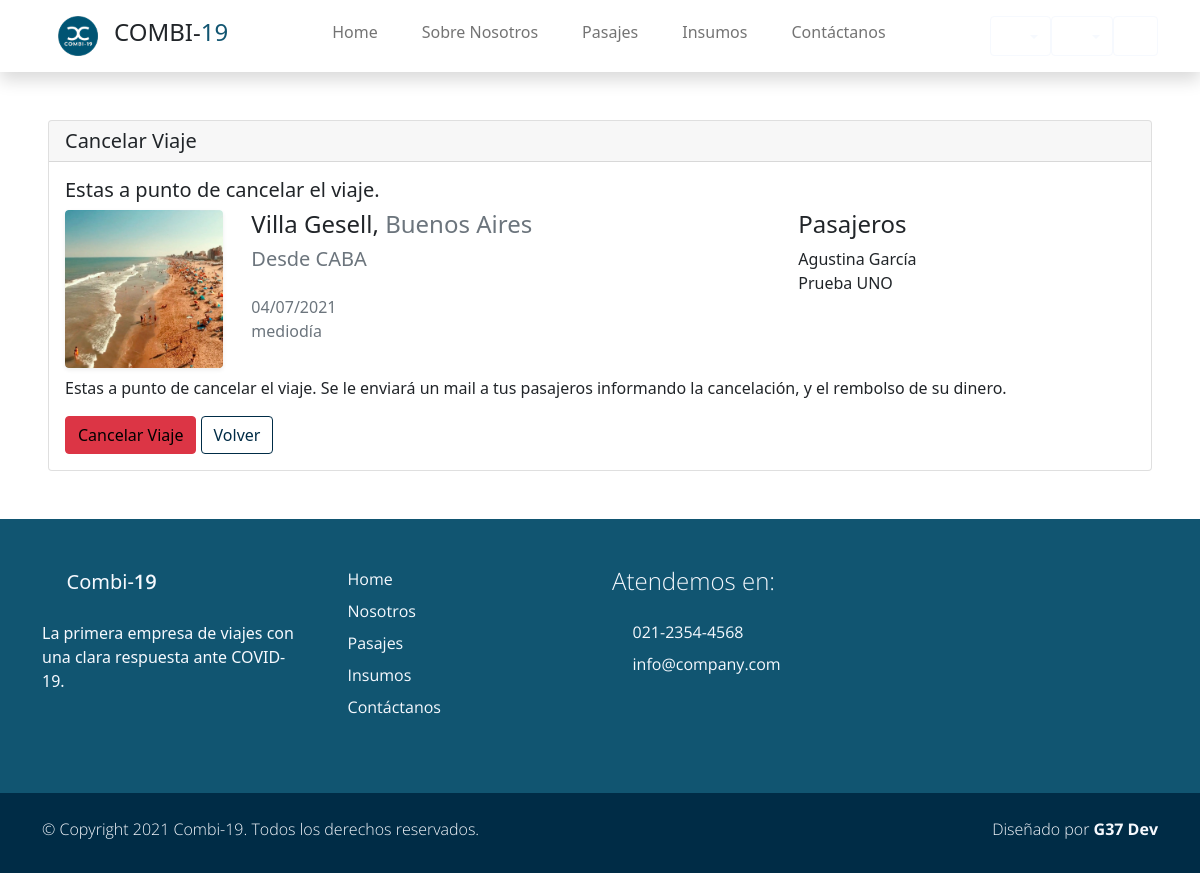
The page /viajes/chofer/cancelar10 on the database its author committed.
### Combi19App/models.py (models this page shows, shortened)
class Viaje(models.Model):
    comenzado  = "com"
    finalizado = "fin"
    cancelado  = "can"
    ESTADO_CHOICES = [ (comenzado,'COMENZADO'), (finalizado, 'FINALIZADO'), (cancelado,'CANCELADO') ]
    fecha             =   models.DateTimeField(blank=True, null=True)
    ruta              =   models.ForeignKey(Ruta, default=None, blank=True, null=True, on_delete=models.CASCADE)
    combi             =   models.ForeignKey(Vehiculo, blank=True, null=True, on_delete=models.CASCADE)
    precio            =   models.DecimalField(default=None, blank=True, null=True, max_digits=10, decimal_places=2)
    insumo            =   models.ManyToManyField(Insumo,default=None, blank=True)
    pasajeros         =   models.ManyToManyField(Account, default=None, blank=True)
    asientos_ocupados =   models.IntegerField(default=0, null=True, blank=True)
    estado            =   models.CharField(max_length=3, choices=ESTADO_CHOICES, default=ESTADO_CHOICES[0])
    class Meta:
        unique_together = ('fecha', 'combi')

class Ruta(models.Model):
    origen        = models.ForeignKey(Lugar, default=None, on_delete=models.CASCADE, related_name='origen')
    destino       = models.ForeignKey(Lugar, default=None, on_delete=models.CASCADE, related_name='destino')
    nombre        = models.CharField(max_length=30, blank=True, null=True, verbose_name='Nombre de ruta')
    km            = models.IntegerField(validators=[MinValueValidator(0)])
    class Meta:
        unique_together = ('origen', 'destino')

class Lugar(models.Model):
    nombre        = models.CharField(max_length=40, blank=True, null=True, unique=True, verbose_name='Lugar')
    provincia     = models.CharField(max_length=20, blank=True, null=True)
    codigo_postal = models.IntegerField(blank=True, null=True, unique=True, validators=[MinValueValidator(1000)])
    imagen        = models.ImageField(upload_to="ciudades", blank=True, null=True)
    class Meta:
        verbose_name_plural = "Lugares"
    def __str__(self):
        return f'{self.nombre}'

### users/models.py (models this page shows, shortened)
class Account(AbstractBaseUser):
    email               = models.EmailField(verbose_name="email", max_length=60, unique=True)
    dni                 = models.IntegerField(verbose_name="dni", unique=True,)
    first_name          = models.CharField(max_length=30, verbose_name='Nombre')
    last_name           = models.CharField(max_length=30, verbose_name='Apellido')
    date_of_birth       = models.DateField(blank=True, null=True)
    is_GOLD             = models.BooleanField(default=False)
    _is_admin           = models.BooleanField(default=False)
    is_active           = models.BooleanField(default=True)
    is_staff            = models.BooleanField(default=False)
    _is_superuser       = models.BooleanField(default=False)
    puede_comprar       = models.BooleanField(default=True)
    reactivar           = models.DateField(blank=True, null=True)
    objects = MyAccountManager()
    class Meta:
        verbose_name        = "Usuario"
        verbose_name_plural = "Usuarios"
    USERNAME_FIELD = 'email'
    REQUIRED_FIELDS = ['dni', 'first_name', 'last_name', 'date_of_birth']
    def __str__(self):
        return self.get_full_name()
    def get_full_name(self):
        return f'{self.first_name} {self.last_name}'

### users/views.py (the view, shortened to what this page needs)
def cancelar_viaje_view(request, *args, **kwargs):
    viaje_id = kwargs.get("v_id")
    try:
        viaje = Viaje.objects.get(pk=viaje_id)
    except Viaje.DoesNotExist:
        return HttpResponse("Hubo un error")
    try:
        pasajes = Pasaje.objects.filter(viaje=viaje)
    except Pasaje.DoesNotExist:
        return HttpResponse("Hubo un error")
    context = {"viaje": viaje}
    return render(request, "users/cancelar_viaje.html", context)

### carro/context_processor.py (called while the page is built)
def importe_total(request):
    total=0
    if request.user.is_authenticated:
        if 'carro' in request.session:
            for key,value in request.session['carro'].items():
                total = total +(float(value['precio']))#*value['cantidad'])
    return {'importe_total':total}

### users/templates/users/cancelar_viaje.html (shortened to what this page needs)
{% extends 'Combi19App/base.html' %}
{% load static %}
{% block content %}
<div class="my-5 mx-5 card">
    <h5 class="card-header">Cancelar Viaje</h5>
    <div class="card-body">
        <h5 class="card-title">Estas a punto de cancelar el viaje.</h5>
        <div class="row my-2">
            <div class="col-md-2">
                <div href="#" class="card border-0 text-white shadow-sm overflow-hidden mx-5 m-sm-0">
                    <img class="card-img" src="{{viaje.ruta.destino.imagen.url}}" alt="">
                </div>
            </div>
            <div class=" col-md-6 px-3">
                <h4 class="h4 ">{{viaje.ruta.destino}}, <span class="text-muted">{{viaje.ruta.destino.provincia}}</span></h4>
                <h5 class="m-0 p-0 text-muted">Desde {{viaje.ruta.origen}} <i class='p-0 bx bx-map'></i></h5>
                <br>
                <p class="m-0 p-0 text-muted">{{viaje.fecha|date:"d/m/Y"  }} </p>
                <p class="m-0 p-0 text-muted">{{viaje.fecha | time}} </p>
            </div>
            <div class=" col-md-4 px-3">
                <h4 class="h4 ">Pasajeros</h4>
                {% for p in viaje.pasajeros.all%}
                <p class="m-0 p-0">{{p}}</p>
                {% endfor %}
            </div>
        </div>
        <p class="card-text">Estas a punto de cancelar el viaje. Se le enviará un mail a tus pasajeros informando la cancelación, y el rembolso de su dinero.</p>
        <form method="POST" class="mt-2"> {% csrf_token %}
            <a href=""><button class="btn btn-danger" type="submit" >Cancelar Viaje</button></a>
            <a href="{% url 'Viajes Chofer' %}" class="btn btn-outline-primary">Volver</a>
        </form>
    </div>
  </div>
{% endblock %}

### Combi19App/static/Combi19App/css/estilos.css (style rules this page uses)
html { font-family: 'Open Sans', sans-serif; }
p, a { font-weight: 400; }
.btn-outline-primary { color: #002c46; border-color: #002c46; }

### rows shown on the page
Viaje: ruta.destino.imagen (picture), ruta.destino "Villa Gesell", ruta.destino.provincia "Buenos Aires", ruta.origen "CABA", fecha "04/07/2021", fecha "mediodía"
Account: first_name+last_name "Agustina García"
Account: first_name+last_name "Prueba UNO"
